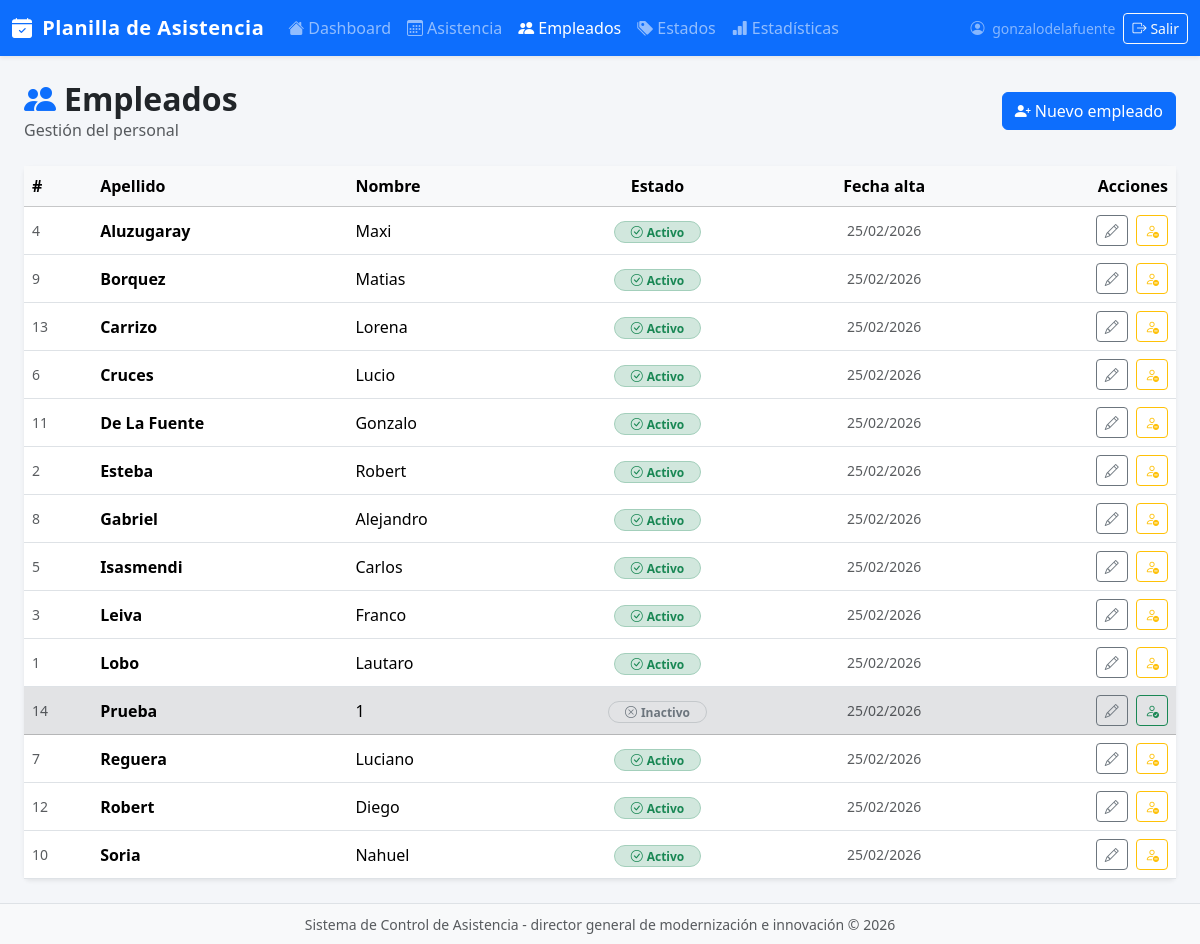
The page /empleados/ (signed in) on the database its author committed.
### app/asistencia/models.py (models this page shows)
class Empleado(models.Model):
    nombre = models.CharField(max_length=100)
    apellido = models.CharField(max_length=100)
    activo = models.BooleanField(default=True)
    fecha_alta = models.DateField(auto_now_add=True)
    notas = models.TextField(blank=True)
    created_at = models.DateTimeField(auto_now_add=True)
    updated_at = models.DateTimeField(auto_now=True)
    class Meta:
        ordering = ['apellido', 'nombre']
        verbose_name = "Empleado"
        verbose_name_plural = "Empleados"
    def __str__(self):
        return f"{self.apellido}, {self.nombre}"

### app/asistencia/views.py (the view)
# urls.py: path('empleados/', views.empleados_lista, name='empleados_lista'),
@login_required
def empleados_lista(request):
    empleados = Empleado.objects.all()
    return render(request, 'asistencia/empleados/lista.html', {'empleados': empleados})

### app/asistencia/templates/asistencia/empleados/lista.html (shortened to what this page needs)
{% extends 'asistencia/base.html' %}
{% block content %}
<div class="d-flex justify-content-between align-items-center mb-4">
  <div>
    <h2 class="fw-bold mb-0"><i class="bi bi-people-fill me-2 text-primary"></i>Empleados</h2>
    <p class="text-muted mb-0">Gestión del personal</p>
  </div>
  <a href="{% url 'empleados_crear' %}" class="btn btn-primary">
    <i class="bi bi-person-plus-fill me-1"></i>Nuevo empleado
  </a>
</div>
<div class="card border-0 shadow-sm">
  <div class="card-body p-0">
    <div class="table-responsive">
      <table class="table table-hover align-middle mb-0">
        <thead class="table-light">
          <tr>
            <th>#</th>
            <th>Apellido</th>
            <th>Nombre</th>
            <th class="text-center">Estado</th>
            <th class="text-center">Fecha alta</th>
            <th class="text-end">Acciones</th>
          </tr>
        </thead>
        <tbody>
          {% for emp in empleados %}
          <tr class="{% if not emp.activo %}table-secondary text-muted{% endif %}">
            <td class="text-muted small">{{ emp.pk }}</td>
            <td class="fw-semibold">{{ emp.apellido }}</td>
            <td>{{ emp.nombre }}</td>
            <td class="text-center">
              {% if emp.activo %}
                <span class="badge bg-success-subtle text-success border border-success-subtle rounded-pill px-3">
                  <i class="bi bi-check-circle me-1"></i>Activo
                </span>
              {% else %}
                <span class="badge bg-secondary-subtle text-secondary border border-secondary-subtle rounded-pill px-3">
                  <i class="bi bi-x-circle me-1"></i>Inactivo
                </span>
              {% endif %}
            </td>
            <td class="text-center text-muted small">{{ emp.fecha_alta|date:"d/m/Y" }}</td>
            <td class="text-end">
              <a href="{% url 'empleados_editar' emp.pk %}"
                 class="btn btn-sm btn-outline-secondary me-1">
                <i class="bi bi-pencil"></i>
              </a>
              {% if emp.activo %}
                <form method="post" action="{% url 'empleados_eliminar' emp.pk %}"
                      class="d-inline"
                      onsubmit="return confirm('¿Desactivar a {{ emp }}?')">
                  <button type="submit" class="btn btn-sm btn-outline-warning"
                          title="Desactivar">
                    <i class="bi bi-person-dash"></i>
                  </button>
                </form>
              {% else %}
                <form method="post" action="{% url 'empleados_activar' emp.pk %}"
                      class="d-inline">
                  <button type="submit" class="btn btn-sm btn-outline-success"
                          title="Reactivar">
                    <i class="bi bi-person-check"></i>
                  </button>
                </form>
              {% endif %}
            </td>
          </tr>
          {% endfor %}
        </tbody>
      </table>
    </div>
  </div>
</div>
{% endblock %}

### app/asistencia/templates/asistencia/base.html (shortened to what this page needs)
<!DOCTYPE html>
<html lang="es">
<head>
  <link href="https://cdn.jsdelivr.net/npm/bootstrap@5.3.3/dist/css/bootstrap.min.css" rel="stylesheet" />
  <link href="https://cdn.jsdelivr.net/npm/bootstrap-icons@1.11.3/font/bootstrap-icons.css" rel="stylesheet" />
</head>
<body>
<nav class="navbar navbar-expand-lg navbar-dark bg-primary shadow-sm">
  <div class="container-fluid">
    <a class="navbar-brand" href="{% url 'dashboard' %}">
      <i class="bi bi-calendar-check-fill me-1"></i> Planilla de Asistencia
    </a>
    <div class="collapse navbar-collapse" id="mainNav">
      <ul class="navbar-nav me-auto mb-2 mb-lg-0">
        <li class="nav-item">
          <a class="nav-link {% if request.resolver_match.url_name == 'dashboard' %}active{% endif %}"
             href="{% url 'dashboard' %}">
            <i class="bi bi-house-fill me-1"></i>Dashboard
          </a>
        </li>
        <li class="nav-item">
          <a class="nav-link {% if 'asistencia' in request.resolver_match.url_name %}active{% endif %}"
             href="{% url 'asistencia' %}">
            <i class="bi bi-calendar3 me-1"></i>Asistencia
          </a>
        </li>
        <li class="nav-item">
          <a class="nav-link {% if 'empleados' in request.resolver_match.url_name %}active{% endif %}"
             href="{% url 'empleados_lista' %}">
            <i class="bi bi-people-fill me-1"></i>Empleados
          </a>
        </li>
        <li class="nav-item">
          <a class="nav-link {% if 'estados' in request.resolver_match.url_name %}active{% endif %}"
             href="{% url 'estados_lista' %}">
            <i class="bi bi-tags-fill me-1"></i>Estados
          </a>
        </li>
        <li class="nav-item">
          <a class="nav-link {% if request.resolver_match.url_name == 'estadisticas' %}active{% endif %}"
             href="{% url 'estadisticas' %}">
            <i class="bi bi-bar-chart-fill me-1"></i>Estadísticas
          </a>
        </li>
      </ul>
      {% if user.is_authenticated %}
      <div class="d-flex align-items-center gap-2 ms-auto">
        <span class="navbar-text text-white-50 small d-none d-md-inline">
          <i class="bi bi-person-circle me-1"></i> {{ user.username }}
        </span>
        <form method="post" action="{% url 'logout' %}" class="d-inline m-0">
          <button type="submit" class="btn btn-sm btn-outline-light">
            <i class="bi bi-box-arrow-right me-1"></i>Salir
          </button>
        </form>
      </div>
      {% endif %}
    </div>
  </div>
</nav>
<main class="container-fluid py-4 px-4">
  {% block content %}{% endblock %}
</main>
<footer class="bg-light border-top text-center text-muted py-2">
  <small>Sistema de Control de Asistencia - director general de modernización e innovación  &copy; {% now "Y" %}</small>
</footer>
</body>
</html>

### app/asistencia/templates/asistencia/base.html (style rules this page uses)
body { background-color: #f4f6f9; min-height: 100vh; display: flex; flex-direction: column; }
main { flex: 1; }
.navbar-brand { font-weight: 700; letter-spacing: 0.5px; }

### rows shown on the page
Empleado: pk "4", apellido "Aluzugaray", nombre "Maxi", activo True (drawn), fecha_alta "25/02/2026"
Empleado: pk "9", apellido "Borquez", nombre "Matias", activo True (drawn), fecha_alta "25/02/2026"
Empleado: pk "13", apellido "Carrizo", nombre "Lorena", activo True (drawn), fecha_alta "25/02/2026"
Empleado: pk "6", apellido "Cruces", nombre "Lucio", activo True (drawn), fecha_alta "25/02/2026"
Empleado: pk "11", apellido "De La Fuente", nombre "Gonzalo", activo True (drawn), fecha_alta "25/02/2026"
Empleado: pk "2", apellido "Esteba", nombre "Robert", activo True (drawn), fecha_alta "25/02/2026"
Empleado: pk "8", apellido "Gabriel", nombre "Alejandro", activo True (drawn), fecha_alta "25/02/2026"
Empleado: pk "5", apellido "Isasmendi", nombre "Carlos", activo True (drawn), fecha_alta "25/02/2026"
Empleado: pk "3", apellido "Leiva", nombre "Franco", activo True (drawn), fecha_alta "25/02/2026"
Empleado: pk "1", apellido "Lobo", nombre "Lautaro", activo True (drawn), fecha_alta "25/02/2026"
Empleado: pk "14", apellido "Prueba", nombre "1", activo False (drawn), fecha_alta "25/02/2026"
Empleado: pk "7", apellido "Reguera", nombre "Luciano", activo True (drawn), fecha_alta "25/02/2026"
Empleado: pk "12", apellido "Robert", nombre "Diego", activo True (drawn), fecha_alta "25/02/2026"
Empleado: pk "10", apellido "Soria", nombre "Nahuel", activo True (drawn), fecha_alta "25/02/2026"

### other values the page prints
{{ user.username }} "gonzalodelafuente"
